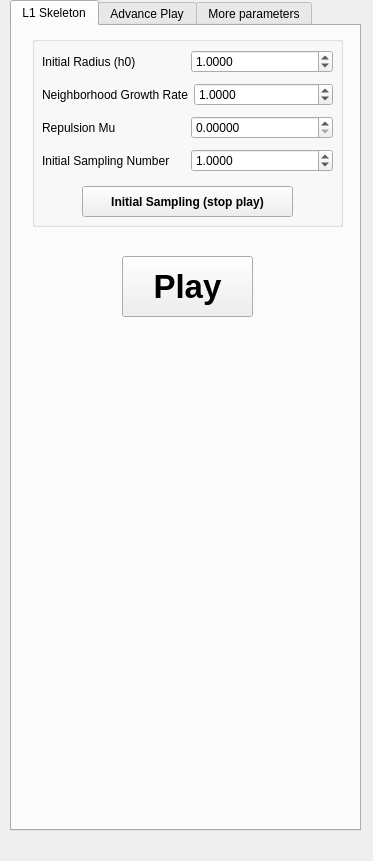
<?xml version="1.0" encoding="UTF-8"?>
<ui version="4.0">
 <class>para_skeleton</class>
 <widget class="QWidget" name="para_skeleton">
  <property name="geometry">
   <rect>
    <x>0</x>
    <y>0</y>
    <width>373</width>
    <height>861</height>
   </rect>
  </property>
  <property name="windowTitle">
   <string>L_1 Medial Skeleton</string>
  </property>
  <widget class="QTabWidget" name="tabWidget">
   <property name="geometry">
    <rect>
     <x>10</x>
     <y>0</y>
     <width>351</width>
     <height>831</height>
    </rect>
   </property>
   <property name="font">
    <font>
     <pointsize>9</pointsize>
    </font>
   </property>
   <property name="currentIndex">
    <number>0</number>
   </property>
   <widget class="QWidget" name="tab_3">
    <attribute name="title">
     <string>L1 Skeleton</string>
    </attribute>
    <widget class="QGroupBox" name="groupBox_5">
     <property name="geometry">
      <rect>
       <x>20</x>
       <y>10</y>
       <width>311</width>
       <height>191</height>
      </rect>
     </property>
     <property name="title">
      <string/>
     </property>
     <widget class="QPushButton" name="skeleton_initial_sampling">
      <property name="geometry">
       <rect>
        <x>50</x>
        <y>150</y>
        <width>211</width>
        <height>31</height>
       </rect>
      </property>
      <property name="font">
       <font>
        <weight>75</weight>
        <bold>true</bold>
       </font>
      </property>
      <property name="text">
       <string>Initial Sampling (stop play)</string>
      </property>
      <property name="autoDefault">
       <bool>false</bool>
      </property>
     </widget>
     <widget class="QWidget" name="layoutWidget">
      <property name="geometry">
       <rect>
        <x>10</x>
        <y>10</y>
        <width>291</width>
        <height>131</height>
       </rect>
      </property>
      <layout class="QVBoxLayout" name="verticalLayout_2">
       <item>
        <layout class="QHBoxLayout" name="horizontalLayout_69">
         <item>
          <widget class="QLabel" name="label_71">
           <property name="toolTip">
            <string comment="ss" extracomment="aaa">dsfafafaf</string>
           </property>
           <property name="whatsThis">
            <string comment="qqq" extracomment="eee">afafafaf</string>
           </property>
           <property name="accessibleName">
            <string extracomment="uuuu">yyyy</string>
           </property>
           <property name="accessibleDescription">
            <string>nnn</string>
           </property>
           <property name="frameShape">
            <enum>QFrame::NoFrame</enum>
           </property>
           <property name="frameShadow">
            <enum>QFrame::Plain</enum>
           </property>
           <property name="lineWidth">
            <number>0</number>
           </property>
           <property name="text">
            <string>Initial Radius (h0)</string>
           </property>
           <property name="scaledContents">
            <bool>true</bool>
           </property>
           <property name="wordWrap">
            <bool>false</bool>
           </property>
          </widget>
         </item>
         <item>
          <widget class="QDoubleSpinBox" name="skeleton_initial_radius">
           <property name="decimals">
            <number>4</number>
           </property>
           <property name="maximum">
            <double>1000.000000000000000</double>
           </property>
           <property name="singleStep">
            <double>0.100000000000000</double>
           </property>
           <property name="value">
            <double>1.000000000000000</double>
           </property>
          </widget>
         </item>
        </layout>
       </item>
       <item>
        <layout class="QHBoxLayout" name="horizontalLayout_13">
         <item>
          <widget class="QLabel" name="label_12">
           <property name="text">
            <string>Neighborhood Growth Rate</string>
           </property>
          </widget>
         </item>
         <item>
          <widget class="QDoubleSpinBox" name="skeleton_Radius_Growing_Speed">
           <property name="decimals">
            <number>4</number>
           </property>
           <property name="maximum">
            <double>1000.000000000000000</double>
           </property>
           <property name="singleStep">
            <double>0.100000000000000</double>
           </property>
           <property name="value">
            <double>1.000000000000000</double>
           </property>
          </widget>
         </item>
        </layout>
       </item>
       <item>
        <layout class="QHBoxLayout" name="horizontalLayout_70">
         <item>
          <widget class="QLabel" name="label_72">
           <property name="text">
            <string>Repulsion Mu</string>
           </property>
          </widget>
         </item>
         <item>
          <widget class="QDoubleSpinBox" name="skeleton_mu">
           <property name="decimals">
            <number>5</number>
           </property>
           <property name="singleStep">
            <double>0.100000000000000</double>
           </property>
          </widget>
         </item>
        </layout>
       </item>
       <item>
        <layout class="QHBoxLayout" name="horizontalLayout_31">
         <item>
          <widget class="QLabel" name="label_30">
           <property name="text">
            <string>Initial Sampling Number</string>
           </property>
          </widget>
         </item>
         <item>
          <widget class="QDoubleSpinBox" name="skeleton_downsample_num">
           <property name="decimals">
            <number>4</number>
           </property>
           <property name="maximum">
            <double>1000000000.000000000000000</double>
           </property>
           <property name="singleStep">
            <double>0.100000000000000</double>
           </property>
           <property name="value">
            <double>1.000000000000000</double>
           </property>
          </widget>
         </item>
        </layout>
       </item>
      </layout>
     </widget>
    </widget>
    <widget class="QPushButton" name="skeleton_full_auto">
     <property name="geometry">
      <rect>
       <x>110</x>
       <y>230</y>
       <width>131</width>
       <height>61</height>
      </rect>
     </property>
     <property name="font">
      <font>
       <pointsize>25</pointsize>
       <weight>75</weight>
       <bold>true</bold>
      </font>
     </property>
     <property name="text">
      <string>Play</string>
     </property>
     <property name="iconSize">
      <size>
       <width>32</width>
       <height>32</height>
      </size>
     </property>
    </widget>
   </widget>
   <widget class="QWidget" name="tab_4">
    <attribute name="title">
     <string>Advance Play</string>
    </attribute>
    <widget class="QWidget" name="layoutWidget">
     <property name="geometry">
      <rect>
       <x>10</x>
       <y>30</y>
       <width>321</width>
       <height>201</height>
      </rect>
     </property>
     <layout class="QVBoxLayout" name="verticalLayout_3">
      <item>
       <layout class="QHBoxLayout" name="horizontalLayout">
        <item>
         <widget class="QLabel" name="label">
          <property name="text">
           <string>Current Radius:</string>
          </property>
         </widget>
        </item>
        <item>
         <widget class="QDoubleSpinBox" name="radius">
          <property name="decimals">
           <number>5</number>
          </property>
          <property name="minimum">
           <double>0.000010000000000</double>
          </property>
          <property name="maximum">
           <double>1000.000000000000000</double>
          </property>
          <property name="singleStep">
           <double>0.010000000000000</double>
          </property>
          <property name="value">
           <double>1.000000000000000</double>
          </property>
         </widget>
        </item>
       </layout>
      </item>
      <item>
       <layout class="QHBoxLayout" name="horizontalLayout_9">
        <item>
         <widget class="QLabel" name="label_8">
          <property name="text">
           <string>Original Density Radius:</string>
          </property>
         </widget>
        </item>
        <item>
         <widget class="QDoubleSpinBox" name="local_density_radius">
          <property name="decimals">
           <number>4</number>
          </property>
          <property name="maximum">
           <double>1000.000000000000000</double>
          </property>
          <property name="singleStep">
           <double>0.100000000000000</double>
          </property>
          <property name="value">
           <double>1.000000000000000</double>
          </property>
         </widget>
        </item>
       </layout>
      </item>
      <item>
       <layout class="QHBoxLayout" name="horizontalLayout_17">
        <item>
         <widget class="QLabel" name="label_16">
          <property name="text">
           <string>Min Error Before Growth</string>
          </property>
         </widget>
        </item>
        <item>
         <widget class="QDoubleSpinBox" name="Stop_And_Grow_Error">
          <property name="decimals">
           <number>7</number>
          </property>
          <property name="minimum">
           <double>0.000001000000000</double>
          </property>
          <property name="maximum">
           <double>1000.000000000000000</double>
          </property>
          <property name="singleStep">
           <double>0.100000000000000</double>
          </property>
          <property name="value">
           <double>0.000001000000000</double>
          </property>
         </widget>
        </item>
       </layout>
      </item>
      <item>
       <layout class="QHBoxLayout" name="horizontalLayout_18">
        <item>
         <widget class="QLabel" name="label_17">
          <property name="text">
           <string>Max Iterate Before Growth</string>
          </property>
         </widget>
        </item>
        <item>
         <widget class="QDoubleSpinBox" name="Max_Iterate_Time">
          <property name="decimals">
           <number>4</number>
          </property>
          <property name="maximum">
           <double>1000.000000000000000</double>
          </property>
          <property name="singleStep">
           <double>0.100000000000000</double>
          </property>
          <property name="value">
           <double>1.000000000000000</double>
          </property>
         </widget>
        </item>
       </layout>
      </item>
      <item>
       <widget class="QCheckBox" name="compute_density_2">
        <property name="text">
         <string>Compute Density Weighting</string>
        </property>
       </widget>
      </item>
      <item>
       <layout class="QHBoxLayout" name="horizontalLayout_3">
        <item>
         <widget class="QPushButton" name="Auto_Wlop_One_Step">
          <property name="text">
           <string>Iterate (Step)</string>
          </property>
         </widget>
        </item>
        <item>
         <widget class="QSpinBox" name="iter_click_num">
          <property name="maximum">
           <number>1000</number>
          </property>
          <property name="value">
           <number>1</number>
          </property>
         </widget>
        </item>
        <item>
         <widget class="QLabel" name="label_4">
          <property name="text">
           <string>steps</string>
          </property>
         </widget>
        </item>
       </layout>
      </item>
      <item>
       <widget class="QPushButton" name="skeleton_run_until_growth">
        <property name="text">
         <string>Iterate Until Neighborhood Growth (Jump)</string>
        </property>
       </widget>
      </item>
     </layout>
    </widget>
    <widget class="QWidget" name="layoutWidget">
     <property name="geometry">
      <rect>
       <x>10</x>
       <y>250</y>
       <width>321</width>
       <height>261</height>
      </rect>
     </property>
     <layout class="QVBoxLayout" name="verticalLayout_4">
      <item>
       <layout class="QHBoxLayout" name="horizontalLayout_25">
        <item>
         <widget class="QLabel" name="label_24">
          <property name="text">
           <string>Sigma Smoothing KNN</string>
          </property>
         </widget>
        </item>
        <item>
         <widget class="QDoubleSpinBox" name="wlop_sigma_knn">
          <property name="decimals">
           <number>4</number>
          </property>
          <property name="maximum">
           <double>1000.000000000000000</double>
          </property>
          <property name="singleStep">
           <double>0.100000000000000</double>
          </property>
          <property name="value">
           <double>1.000000000000000</double>
          </property>
         </widget>
        </item>
       </layout>
      </item>
      <item>
       <layout class="QHBoxLayout" name="horizontalLayout_53">
        <item>
         <widget class="QLabel" name="label_51">
          <property name="text">
           <string>Branch Identify Sigma</string>
          </property>
         </widget>
        </item>
        <item>
         <widget class="QDoubleSpinBox" name="PCA_Threshold">
          <property name="decimals">
           <number>4</number>
          </property>
          <property name="maximum">
           <double>1000.000000000000000</double>
          </property>
          <property name="singleStep">
           <double>0.100000000000000</double>
          </property>
          <property name="value">
           <double>1.000000000000000</double>
          </property>
         </widget>
        </item>
       </layout>
      </item>
      <item>
       <layout class="QHBoxLayout" name="horizontalLayout_27">
        <item>
         <widget class="QLabel" name="label_26">
          <property name="text">
           <string>Branch Tracing Angle</string>
          </property>
         </widget>
        </item>
        <item>
         <widget class="QDoubleSpinBox" name="wlop_branch_search_sigma">
          <property name="decimals">
           <number>4</number>
          </property>
          <property name="maximum">
           <double>1000.000000000000000</double>
          </property>
          <property name="singleStep">
           <double>0.100000000000000</double>
          </property>
          <property name="value">
           <double>1.000000000000000</double>
          </property>
         </widget>
        </item>
       </layout>
      </item>
      <item>
       <layout class="QHBoxLayout" name="horizontalLayout_26">
        <item>
         <widget class="QLabel" name="label_25">
          <property name="text">
           <string>@Branch Acceptant Size</string>
          </property>
         </widget>
        </item>
        <item>
         <widget class="QDoubleSpinBox" name="wlop_accept_branch_size">
          <property name="decimals">
           <number>4</number>
          </property>
          <property name="maximum">
           <double>1000.000000000000000</double>
          </property>
          <property name="singleStep">
           <double>0.100000000000000</double>
          </property>
          <property name="value">
           <double>1.000000000000000</double>
          </property>
         </widget>
        </item>
       </layout>
      </item>
      <item>
       <layout class="QHBoxLayout" name="horizontalLayout_71">
        <item>
         <widget class="QLabel" name="label_73">
          <property name="text">
           <string>Max Bridge Distance</string>
          </property>
         </widget>
        </item>
        <item>
         <widget class="QDoubleSpinBox" name="wlop_follow_sample_radius_2">
          <property name="decimals">
           <number>4</number>
          </property>
          <property name="maximum">
           <double>1000.000000000000000</double>
          </property>
          <property name="singleStep">
           <double>0.100000000000000</double>
          </property>
          <property name="value">
           <double>1.000000000000000</double>
          </property>
         </widget>
        </item>
       </layout>
      </item>
      <item>
       <layout class="QHBoxLayout" name="horizontalLayout_55">
        <item>
         <widget class="QLabel" name="label_53">
          <property name="text">
           <string>@Bridge collapse Distance</string>
          </property>
         </widget>
        </item>
        <item>
         <widget class="QDoubleSpinBox" name="wlop_branch_merge_dist">
          <property name="decimals">
           <number>4</number>
          </property>
          <property name="maximum">
           <double>1000.000000000000000</double>
          </property>
          <property name="singleStep">
           <double>0.100000000000000</double>
          </property>
          <property name="value">
           <double>1.000000000000000</double>
          </property>
         </widget>
        </item>
       </layout>
      </item>
      <item>
       <layout class="QHBoxLayout" name="horizontalLayout_24">
        <item>
         <widget class="QLabel" name="label_23">
          <property name="text">
           <string>Clean Too Close  Distance</string>
          </property>
         </widget>
        </item>
        <item>
         <widget class="QDoubleSpinBox" name="wlop_combine_too_close">
          <property name="decimals">
           <number>4</number>
          </property>
          <property name="maximum">
           <double>1000.000000000000000</double>
          </property>
          <property name="singleStep">
           <double>0.100000000000000</double>
          </property>
          <property name="value">
           <double>1.000000000000000</double>
          </property>
         </widget>
        </item>
       </layout>
      </item>
      <item>
       <layout class="QHBoxLayout" name="horizontalLayout_6">
        <item>
         <widget class="QLabel" name="label_58">
          <property name="text">
           <string>Fix Original Weight</string>
          </property>
         </widget>
        </item>
        <item>
         <widget class="QDoubleSpinBox" name="Fix_original_weight_3">
          <property name="decimals">
           <number>4</number>
          </property>
          <property name="maximum">
           <double>1000.000000000000000</double>
          </property>
          <property name="singleStep">
           <double>0.100000000000000</double>
          </property>
          <property name="value">
           <double>1.000000000000000</double>
          </property>
         </widget>
        </item>
       </layout>
      </item>
     </layout>
    </widget>
    <widget class="QWidget" name="layoutWidget">
     <property name="geometry">
      <rect>
       <x>10</x>
       <y>530</y>
       <width>321</width>
       <height>53</height>
      </rect>
     </property>
     <layout class="QVBoxLayout" name="verticalLayout_5">
      <item>
       <layout class="QHBoxLayout" name="horizontalLayout_61">
        <item>
         <widget class="QLabel" name="label_59">
          <property name="text">
           <string>Branch Segment Length</string>
          </property>
         </widget>
        </item>
        <item>
         <widget class="QDoubleSpinBox" name="wlop_segment_length">
          <property name="decimals">
           <number>4</number>
          </property>
          <property name="maximum">
           <double>1000.000000000000000</double>
          </property>
          <property name="singleStep">
           <double>0.100000000000000</double>
          </property>
          <property name="value">
           <double>1.000000000000000</double>
          </property>
         </widget>
        </item>
       </layout>
      </item>
      <item>
       <widget class="QPushButton" name="wlop_run_all_segment">
        <property name="text">
         <string>Refinement</string>
        </property>
       </widget>
      </item>
     </layout>
    </widget>
    <widget class="QCheckBox" name="need_refinement">
     <property name="geometry">
      <rect>
       <x>10</x>
       <y>590</y>
       <width>309</width>
       <height>16</height>
      </rect>
     </property>
     <property name="text">
      <string>Need refinement right away</string>
     </property>
    </widget>
    <widget class="QPushButton" name="Step3_Clean_And_Update_Radius">
     <property name="geometry">
      <rect>
       <x>60</x>
       <y>680</y>
       <width>191</width>
       <height>23</height>
      </rect>
     </property>
     <property name="text">
      <string>Step3 Update Radius</string>
     </property>
    </widget>
    <widget class="QPushButton" name="Detect_Feature">
     <property name="geometry">
      <rect>
       <x>60</x>
       <y>620</y>
       <width>191</width>
       <height>23</height>
      </rect>
     </property>
     <property name="text">
      <string>Step1 Detect_Skeleton_Features</string>
     </property>
    </widget>
    <widget class="QPushButton" name="step2_search_branch">
     <property name="geometry">
      <rect>
       <x>60</x>
       <y>650</y>
       <width>191</width>
       <height>23</height>
      </rect>
     </property>
     <property name="text">
      <string>Step2 Search New Branchs </string>
     </property>
    </widget>
   </widget>
   <widget class="QWidget" name="tab_5">
    <attribute name="title">
     <string>More parameters</string>
    </attribute>
    <widget class="QWidget" name="layoutWidget_9">
     <property name="geometry">
      <rect>
       <x>50</x>
       <y>110</y>
       <width>258</width>
       <height>34</height>
      </rect>
     </property>
     <layout class="QHBoxLayout" name="horizontalLayout_23">
      <item>
       <widget class="QLabel" name="label_22">
        <property name="text">
         <string>Branch Search Dist2</string>
        </property>
       </widget>
      </item>
      <item>
       <widget class="QDoubleSpinBox" name="wlop_branch_search_max_dist2">
        <property name="decimals">
         <number>4</number>
        </property>
        <property name="maximum">
         <double>1000.000000000000000</double>
        </property>
        <property name="singleStep">
         <double>0.100000000000000</double>
        </property>
        <property name="value">
         <double>1.000000000000000</double>
        </property>
       </widget>
      </item>
     </layout>
    </widget>
    <widget class="QWidget" name="layoutWidget_8">
     <property name="geometry">
      <rect>
       <x>50</x>
       <y>180</y>
       <width>258</width>
       <height>34</height>
      </rect>
     </property>
     <layout class="QHBoxLayout" name="horizontalLayout_22">
      <item>
       <widget class="QLabel" name="label_21">
        <property name="text">
         <string>Branch Search Dist1</string>
        </property>
       </widget>
      </item>
      <item>
       <widget class="QDoubleSpinBox" name="wlop_branch_search_max_dist">
        <property name="decimals">
         <number>4</number>
        </property>
        <property name="maximum">
         <double>1000.000000000000000</double>
        </property>
        <property name="singleStep">
         <double>0.100000000000000</double>
        </property>
        <property name="value">
         <double>1.000000000000000</double>
        </property>
       </widget>
      </item>
     </layout>
    </widget>
    <widget class="QWidget" name="layoutWidget_30">
     <property name="geometry">
      <rect>
       <x>50</x>
       <y>140</y>
       <width>274</width>
       <height>34</height>
      </rect>
     </property>
     <layout class="QHBoxLayout" name="horizontalLayout_56">
      <item>
       <widget class="QLabel" name="label_54">
        <property name="text">
         <string>Clean NearBranch Dist</string>
        </property>
       </widget>
      </item>
      <item>
       <widget class="QDoubleSpinBox" name="wlop_clean_near_branch_dist">
        <property name="decimals">
         <number>4</number>
        </property>
        <property name="maximum">
         <double>1000.000000000000000</double>
        </property>
        <property name="singleStep">
         <double>0.100000000000000</double>
        </property>
        <property name="value">
         <double>1.000000000000000</double>
        </property>
       </widget>
      </item>
     </layout>
    </widget>
    <widget class="QWidget" name="layoutWidget_37">
     <property name="geometry">
      <rect>
       <x>50</x>
       <y>210</y>
       <width>251</width>
       <height>34</height>
      </rect>
     </property>
     <layout class="QHBoxLayout" name="horizontalLayout_62">
      <item>
       <widget class="QLabel" name="label_60">
        <property name="text">
         <string>combine_angle</string>
        </property>
       </widget>
      </item>
      <item>
       <widget class="QDoubleSpinBox" name="wlop_combine_angle">
        <property name="decimals">
         <number>4</number>
        </property>
        <property name="maximum">
         <double>1000.000000000000000</double>
        </property>
        <property name="singleStep">
         <double>0.100000000000000</double>
        </property>
        <property name="value">
         <double>1.000000000000000</double>
        </property>
       </widget>
      </item>
     </layout>
    </widget>
    <widget class="QWidget" name="layoutWidget_38">
     <property name="geometry">
      <rect>
       <x>50</x>
       <y>240</y>
       <width>266</width>
       <height>34</height>
      </rect>
     </property>
     <layout class="QHBoxLayout" name="horizontalLayout_63">
      <item>
       <widget class="QLabel" name="label_61">
        <property name="text">
         <string>follow_sample_radius</string>
        </property>
       </widget>
      </item>
      <item>
       <widget class="QDoubleSpinBox" name="wlop_follow_sample_radius">
        <property name="decimals">
         <number>4</number>
        </property>
        <property name="maximum">
         <double>1000.000000000000000</double>
        </property>
        <property name="singleStep">
         <double>0.100000000000000</double>
        </property>
        <property name="value">
         <double>1.000000000000000</double>
        </property>
       </widget>
      </item>
     </layout>
    </widget>
    <widget class="QWidget" name="layoutWidget_41">
     <property name="geometry">
      <rect>
       <x>50</x>
       <y>280</y>
       <width>261</width>
       <height>34</height>
      </rect>
     </property>
     <layout class="QHBoxLayout" name="horizontalLayout_66">
      <item>
       <widget class="QLabel" name="label_64">
        <property name="text">
         <string>follow_sample_angle</string>
        </property>
       </widget>
      </item>
      <item>
       <widget class="QDoubleSpinBox" name="wlop_follow_sample_angle">
        <property name="decimals">
         <number>4</number>
        </property>
        <property name="maximum">
         <double>1000.000000000000000</double>
        </property>
        <property name="singleStep">
         <double>0.100000000000000</double>
        </property>
        <property name="value">
         <double>1.000000000000000</double>
        </property>
       </widget>
      </item>
     </layout>
    </widget>
    <widget class="QWidget" name="layoutWidget_42">
     <property name="geometry">
      <rect>
       <x>50</x>
       <y>310</y>
       <width>254</width>
       <height>34</height>
      </rect>
     </property>
     <layout class="QHBoxLayout" name="horizontalLayout_67">
      <item>
       <widget class="QLabel" name="label_69">
        <property name="text">
         <string>grow_accept_sigma</string>
        </property>
       </widget>
      </item>
      <item>
       <widget class="QDoubleSpinBox" name="wlop_grow_accept_sigma">
        <property name="decimals">
         <number>4</number>
        </property>
        <property name="maximum">
         <double>1000.000000000000000</double>
        </property>
        <property name="singleStep">
         <double>0.100000000000000</double>
        </property>
        <property name="value">
         <double>1.000000000000000</double>
        </property>
       </widget>
      </item>
     </layout>
    </widget>
    <widget class="QWidget" name="layoutWidget_43">
     <property name="geometry">
      <rect>
       <x>50</x>
       <y>340</y>
       <width>251</width>
       <height>34</height>
      </rect>
     </property>
     <layout class="QHBoxLayout" name="horizontalLayout_68">
      <item>
       <widget class="QLabel" name="label_70">
        <property name="text">
         <string>keep_virtual_angle</string>
        </property>
       </widget>
      </item>
      <item>
       <widget class="QDoubleSpinBox" name="wlop_keep_virtual_angle">
        <property name="decimals">
         <number>4</number>
        </property>
        <property name="maximum">
         <double>1000.000000000000000</double>
        </property>
        <property name="singleStep">
         <double>0.100000000000000</double>
        </property>
        <property name="value">
         <double>1.000000000000000</double>
        </property>
       </widget>
      </item>
     </layout>
    </widget>
   </widget>
  </widget>
 </widget>
 <resources>
  <include location="../mainwindow.qrc"/>
 </resources>
 <connections/>
</ui>
